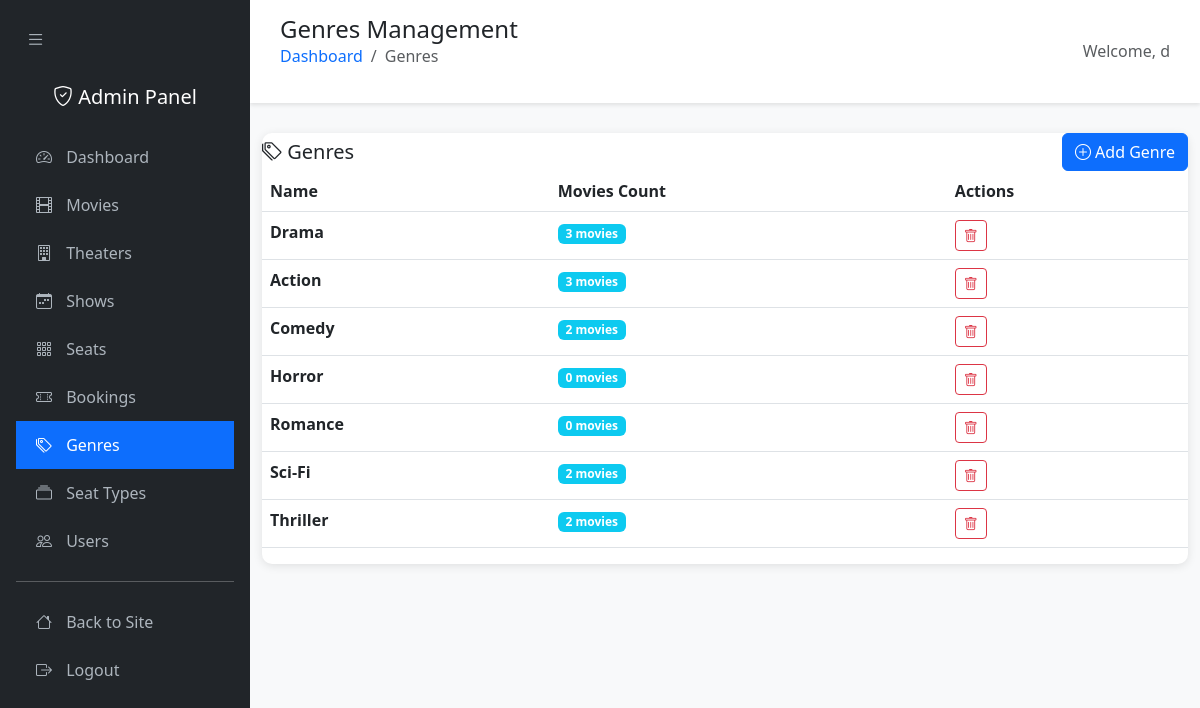
Page /admin-panel/genres/ (signed in) on the committed database.
### booking/models.py (models this page shows, shortened)
class Genre(models.Model):
    name = models.CharField(max_length=50, unique=True)

### booking/admin_views.py (the view)
# urls.py: path('admin-panel/genres/', admin_views.admin_genre_list, name='admin_genre_list'),
@admin_required
def admin_genre_list(request):
    genres = Genre.objects.all()
    context = {'genres': genres}
    return render(request, 'booking/admin/genre_list.html', context)

### templates/booking/admin/genre_list.html (shortened to what this page needs)
{% extends 'booking/admin/base_admin.html' %}
{% block page_title %}Genres Management{% endblock %}
{% block breadcrumb %}
<nav class="admin-breadcrumb">
    <ol class="breadcrumb">
        <li class="breadcrumb-item"><a href="{% url 'admin_dashboard' %}">Dashboard</a></li>
        <li class="breadcrumb-item active">Genres</li>
    </ol>
</nav>
{% endblock %}
{% block content %}
<div class="admin-card">
    <div class="card-header d-flex justify-content-between align-items-center">
        <h5 class="mb-0"><i class="bi bi-tags"></i> Genres</h5>
        <a href="{% url 'admin_genre_add' %}" class="btn btn-primary">
            <i class="bi bi-plus-circle"></i> Add Genre
        </a>
    </div>
    <div class="card-body">
        {% if genres %}
            <div class="table-responsive">
                <table class="table table-hover">
                    <thead>
                        <tr>
                            <th>Name</th>
                            <th>Movies Count</th>
                            <th>Actions</th>
                        </tr>
                    </thead>
                    <tbody>
                        {% for genre in genres %}
                            <tr>
                                <td><strong>{{ genre.name }}</strong></td>
                                <td>
                                    <span class="badge bg-info">{{ genre.movie_set.count }} movie{{ genre.movie_set.count|pluralize }}</span>
                                </td>
                                <td class="table-actions">
                                    <button class="btn btn-sm btn-outline-danger"
                                            onclick="deleteGenre({{ genre.id }}, '{{ genre.name }}')" title="Delete">
                                        <i class="bi bi-trash"></i>
                                    </button>
                                </td>
                            </tr>
                        {% endfor %}
                    </tbody>
                </table>
            </div>
        {% endif %}
    </div>
</div>
{% endblock %}

### templates/booking/admin/base_admin.html (shortened to what this page needs)
<!DOCTYPE html>
<html lang="en">
<head>
    <link href="https://cdn.jsdelivr.net/npm/bootstrap@5.3.0/dist/css/bootstrap.min.css" rel="stylesheet">
    <link rel="stylesheet" href="https://cdn.jsdelivr.net/npm/bootstrap-icons@1.10.0/font/bootstrap-icons.css">
</head>
<body>
    <nav class="admin-sidebar" id="adminSidebar">
        <div class="p-3">
            <button class="sidebar-toggle" onclick="toggleSidebar()">
                <i class="bi bi-list"></i>
            </button>
            <div class="text-center mb-4">
                <h5 class="text-white mb-0">
                    <i class="bi bi-shield-check"></i>
                    <span class="sidebar-text">Admin Panel</span>
                </h5>
            </div>
            <ul class="nav nav-pills flex-column">
                <li class="nav-item">
                    <a class="nav-link {% if request.resolver_match.url_name == 'admin_dashboard' %}active{% endif %}"
                       href="{% url 'admin_dashboard' %}">
                        <i class="bi bi-speedometer2"></i>
                        <span class="sidebar-text">Dashboard</span>
                    </a>
                </li>
                <li class="nav-item">
                    <a class="nav-link {% if 'movie' in request.resolver_match.url_name %}active{% endif %}"
                       href="{% url 'admin_movie_list' %}">
                        <i class="bi bi-film"></i>
                        <span class="sidebar-text">Movies</span>
                    </a>
                </li>
                <li class="nav-item">
                    <a class="nav-link {% if 'theater' in request.resolver_match.url_name %}active{% endif %}"
                       href="{% url 'admin_theater_list' %}">
                        <i class="bi bi-building"></i>
                        <span class="sidebar-text">Theaters</span>
                    </a>
                </li>
                <li class="nav-item">
                    <a class="nav-link {% if 'show' in request.resolver_match.url_name %}active{% endif %}"
                       href="{% url 'admin_show_list' %}">
                        <i class="bi bi-calendar-week"></i>
                        <span class="sidebar-text">Shows</span>
                    </a>
                </li>
                <li class="nav-item">
                    <a class="nav-link {% if 'seat' in request.resolver_match.url_name %}active{% endif %}"
                       href="{% url 'admin_seat_list' %}">
                        <i class="bi bi-grid-3x3-gap"></i>
                        <span class="sidebar-text">Seats</span>
                    </a>
                </li>
                <li class="nav-item">
                    <a class="nav-link {% if 'booking' in request.resolver_match.url_name %}active{% endif %}"
                       href="{% url 'admin_booking_list' %}">
                        <i class="bi bi-ticket-perforated"></i>
                        <span class="sidebar-text">Bookings</span>
                    </a>
                </li>
                <li class="nav-item">
                    <a class="nav-link {% if 'genre' in request.resolver_match.url_name %}active{% endif %}"
                       href="{% url 'admin_genre_list' %}">
                        <i class="bi bi-tags"></i>
                        <span class="sidebar-text">Genres</span>
                    </a>
                </li>
                <li class="nav-item">
                    <a class="nav-link {% if 'seat_type' in request.resolver_match.url_name %}active{% endif %}"
                       href="{% url 'admin_seat_type_list' %}">
                        <i class="bi bi-collection"></i>
                        <span class="sidebar-text">Seat Types</span>
                    </a>
                </li>
                {% if user.is_superuser %}
                <li class="nav-item">
                    <a class="nav-link {% if 'user' in request.resolver_match.url_name %}active{% endif %}"
                       href="{% url 'admin_user_list' %}">
                        <i class="bi bi-people"></i>
                        <span class="sidebar-text">Users</span>
                    </a>
                </li>
                {% endif %}
                <hr class="text-white">
                <li class="nav-item">
                    <a class="nav-link" href="{% url 'home' %}">
                        <i class="bi bi-house"></i>
                        <span class="sidebar-text">Back to Site</span>
                    </a>
                </li>
                <li class="nav-item">
                    <a class="nav-link" href="{% url 'logout' %}">
                        <i class="bi bi-box-arrow-right"></i>
                        <span class="sidebar-text">Logout</span>
                    </a>
                </li>
            </ul>
        </div>
    </nav>
    <div class="admin-content" id="adminContent">
        <div class="admin-header">
            <div class="d-flex justify-content-between align-items-center">
                <div>
                    <h4 class="mb-0">{% block page_title %}Admin Panel{% endblock %}</h4>
                    {% block breadcrumb %}{% endblock %}
                </div>
                <div>
                    <span class="text-muted">Welcome, {{ user.first_name|default:user.username }}</span>
                </div>
            </div>
        </div>
        <div class="container-fluid">
            {% block content %}{% endblock %}
        </div>
    </div>
</body>
</html>

### templates/booking/admin/base_admin.html (style rules this page uses)
:root { --admin-primary: #0d6efd; --admin-secondary: #6c757d; --admin-success: #198754; --admin-danger: #dc3545; --admin-warning: #ffc107; --admin-info: #0dcaf0; --admin-dark: #212529; --admin-light: #f8f9fa; }
body { background-color: var(--admin-light); font-family: 'Segoe UI', Tahoma, Geneva, Verdana, sans-serif; }
.admin-sidebar { background-color: var(--admin-dark); min-height: 100vh; position: fixed; top: 0; left: 0; width: 250px; z-index: 1000; transition: all 0.3s; }
.admin-sidebar .nav-link { color: #adb5bd; padding: 12px 20px; border-radius: 0; transition: all 0.3s; }
.admin-sidebar .nav-link:hover, .admin-sidebar .nav-link.active { color: white; background-color: var(--admin-primary); }
.admin-sidebar .nav-link i { width: 20px; margin-right: 10px; }
.admin-content { margin-left: 250px; transition: all 0.3s; min-height: 100vh; }
.admin-header { background-color: white; box-shadow: 0 2px 4px rgba(0,0,0,.1); padding: 15px 30px; margin-bottom: 30px; }
.admin-card { background: white; border-radius: 10px; box-shadow: 0 2px 10px rgba(0,0,0,.1); border: none; }
.table-actions { white-space: nowrap; }
.btn-sm { padding: 0.25rem 0.5rem; font-size: 0.875rem; }
.sidebar-toggle { background: none; border: none; color: #adb5bd; font-size: 1.2rem; padding: 10px; margin-bottom: 20px; }
.admin-breadcrumb { background: none; padding: 0; margin-bottom: 20px; }
.admin-breadcrumb .breadcrumb-item a { color: var(--admin-primary); text-decoration: none; }

### rows in the picture
Genre: name "Drama", movie_set.count "3"
Genre: name "Action", movie_set.count "3"
Genre: name "Comedy", movie_set.count "2"
Genre: name "Horror", movie_set.count "0"
Genre: name "Romance", movie_set.count "0"
Genre: name "Sci-Fi", movie_set.count "2"
Genre: name "Thriller", movie_set.count "2"

### other values in the picture
{{ user.first_name|default:user.username }} "d"
